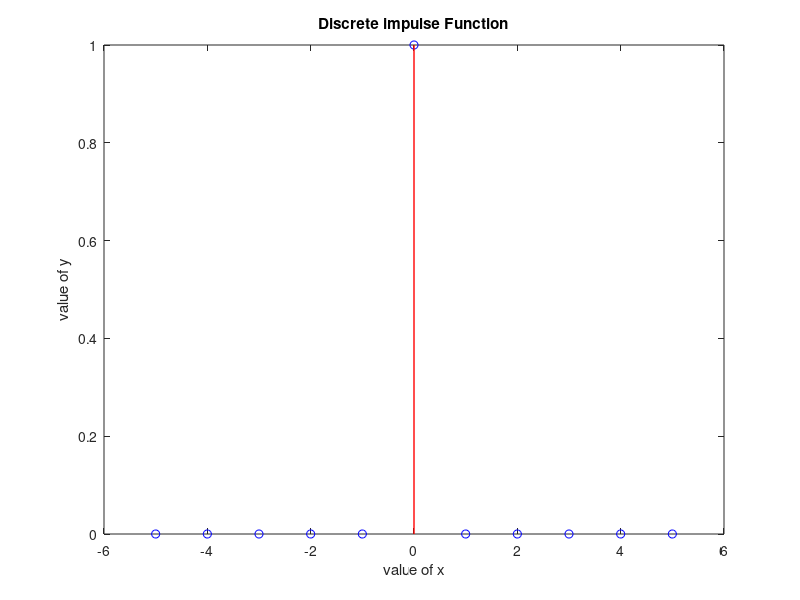

Write MATLAB code to recreate this figure.
clc; clear; close all;
%function[x,n]=unit_imp(n0,n1,n2)
n0=0;n1=-5;n2=5;
total_len=abs(n1)+abs(n2)+1;
x=zeros(2,total_len); x(1,:)=n1:n2;
ind=0;
for ii= n1:n2
    ind= ind+1;
    if ii==n0
        x(2,ind)=1;
    else
        x(2,ind)=0;
    end
end

figure(1)
plot(x(1,:),x(2,:),'bo');
hold on
plot([0,0],[0,1],'r','LineWidth',1)
title('Discrete impulse Function')
xlabel('value of x')
ylabel('value of y')
